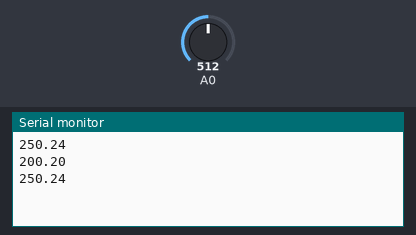
The sketch below on a simulated Arduino Uno, built with avr-gcc and run on an emulated ATmega328P. Shown: the last lines printed to the serial monitor. The test bench sets the inputs (shaded band); at power-on: A0 = 512.

Above: at 1.8 s.
1.9 s: A0 set to 716
At 2.8 s:
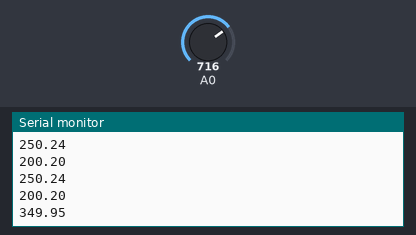
3.4 s: A0 set to 900
At 4.4 s:
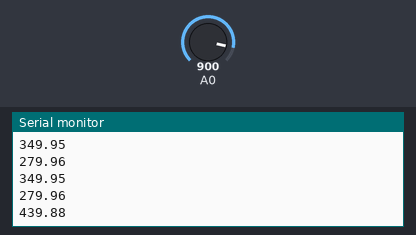
Timing chart, 0 to 6.4 s (numbered marks = the images above; inputs shaded):
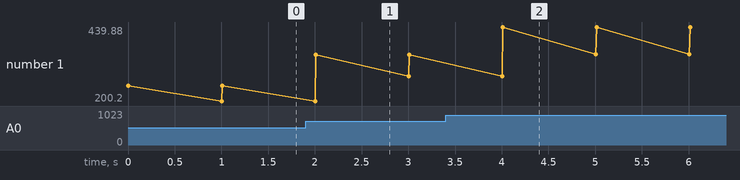

The sketch:

123.ino
```cpp
int raw = 0;
float temp = 0;
float t = 0;
float result[5];

void setup() {
  Serial.begin(9600);
  pinMode( A0, INPUT );
}

float temperature() {
  raw = analogRead(A0);
  temp = ( raw/1023.0 ) *5.0*1000/10;
  return temp;
}

void loop() {
  t = temperature();
  Serial.println(t);
  delay(1000);
  float result[5] = {t, t, t, t, t};
  float x2result = ((result[1] + result[2] + result[3] + result[4] + result[5]) / 5);
  Serial.println(x2result);
}
```

Measured:
- after the input at 1.9 s, the serial monitor: prints a new line after 0.11 s (image 1)
- after the input at 3.4 s, the serial monitor: prints a new line after 0.61 s (image 2)
- plotted number 1: 250.24 → 349.95 after the input at 1.9 s, 349.95 → 439.88 after the input at 3.4 s
